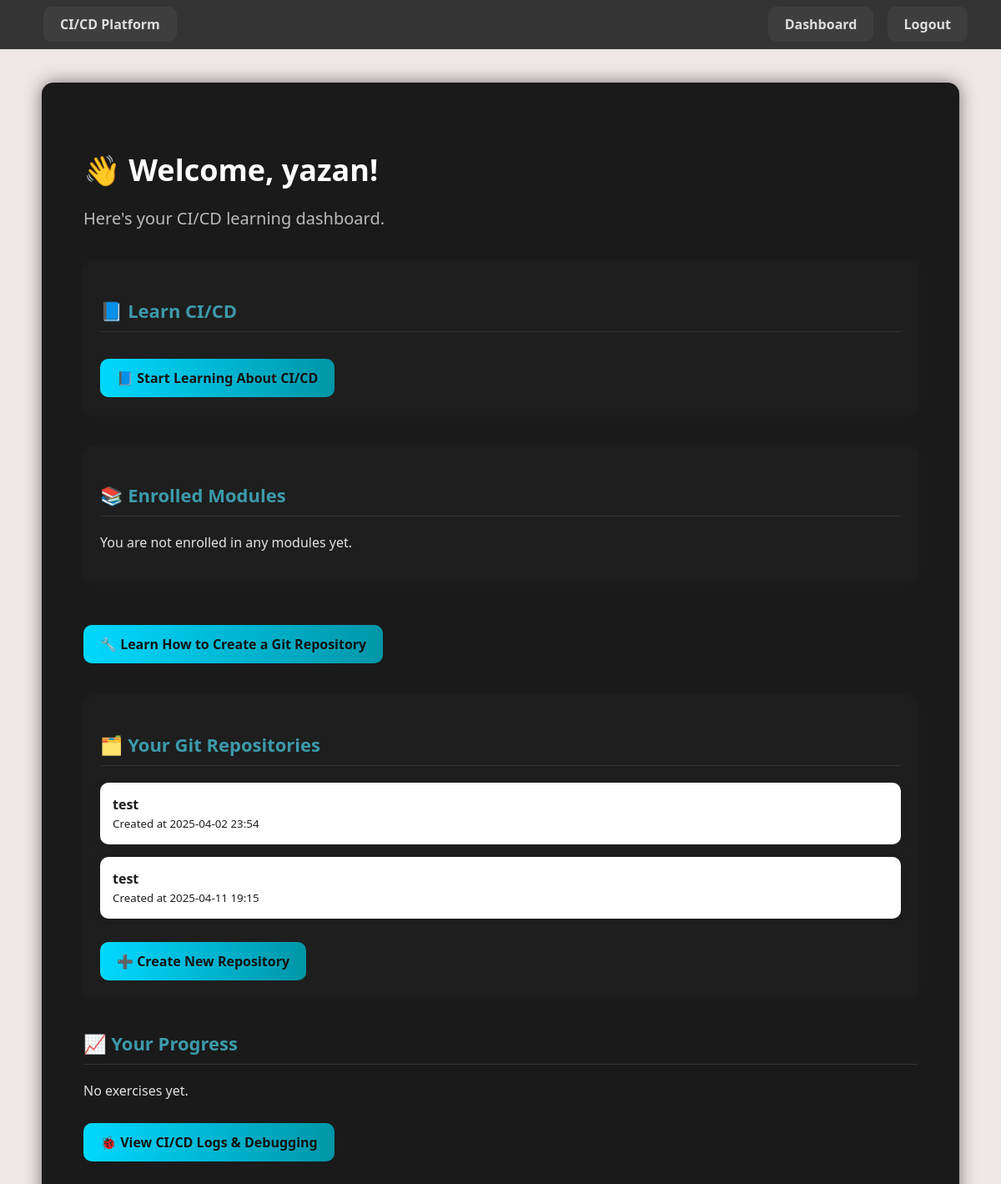
Page /dashboard/ (signed in) on the earlier database version.
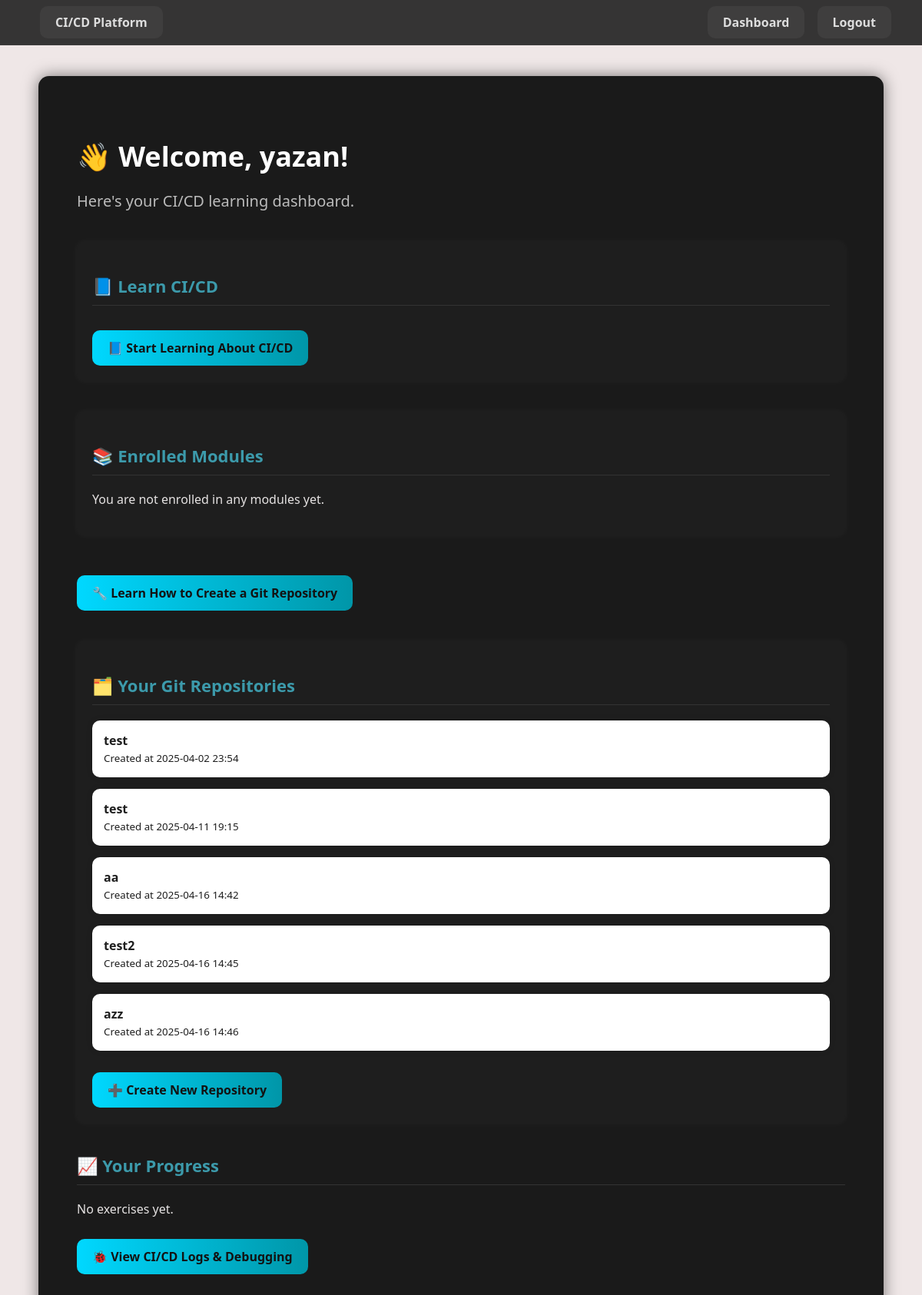
Same page on the later database version.
### ci_cd/models.py (models this page shows, shortened)
class User(AbstractUser):
    groups = models.ManyToManyField(Group, related_name="ci_cd_users")
    user_permissions = models.ManyToManyField(Permission, related_name="ci_cd_users_permissions")

class Repository(models.Model):
    user = models.ForeignKey(User, on_delete=models.CASCADE)
    name = models.CharField(max_length=255)
    url = models.URLField()
    created_at = models.DateTimeField(auto_now_add=True)

### ci_cd/views.py (the view)
# urls.py: path('dashboard/', views.dashboard_view, name='dashboard'),
@login_required
def dashboard_view(request):
    modules = Module.objects.filter(enrollment__user=request.user)
    repos = Repository.objects.filter(user=request.user)
    total_exercises = Exercise.objects.filter(module__in=modules).count()
    completed = Progress.objects.filter(user=request.user, completed=True, exercise__module__in=modules).count()
    progress_percent = int((completed / total_exercises) * 100) if total_exercises else 0
    return render(request, "ci_cd/dashboard.html", {
        "modules": modules,
        "repos": repos,
        "completed": completed,
        "total_exercises": total_exercises,
        "progress_percent": progress_percent,
    })

### ci_cd/templates/ci_cd/dashboard.html
{% extends "ci_cd/base.html" %}
{% block content %}
<div class="dashboard-container">
    <h2 class="greeting">👋 Welcome, {{ user.username }}!</h2>
    <p class="intro">Here's your CI/CD learning dashboard.</p>
    <div class="section card">
        <h3>📘 Learn CI/CD</h3>
        <a href="{% url 'ci_cd_intro' %}" class="btn-learn">
            📘 Start Learning About CI/CD
        </a>
    </div>
    <div class="section card">
        <h3>📚 Enrolled Modules</h3>
        {% if modules %}
        <ul class="styled-list">
            {% for module in modules %}
            <a href="{% url 'module_detail' module.id %}" class="module-card">
                <div class="module-info">
                    <h4>{{ module.title }}</h4>
                    <p>{{ module.description }}</p>
                </div>
            </a>
            {% endfor %}
        </ul>
        {% else %}
        <p>You are not enrolled in any modules yet.</p>
        {% endif %}
    </div>
    <div class="section learn-section">
        <a href="{% url 'git_basics' %}" class="btn-learn">
            🔧 Learn How to Create a Git Repository
        </a>
    </div>
    <div class="section card">
        <h3>🗂️ Your Git Repositories</h3>
        {% if repos %}
        <ul class="styled-list">
            {% for repo in repos %}
            <div class="repo-card">
                <div class="repo-info">
                    <strong>{{ repo.name }}</strong><br>
                    <small>Created at {{ repo.created_at|date:"Y-m-d H:i" }}</small>
                </div>
            </div>
            {% endfor %}
        </ul>
        {% else %}
        <p>You haven’t created any repositories yet.</p>
        {% endif %}
        <a href="{% url 'create_repo' %}" class="btn-create">➕ Create New Repository</a>
    </div>
    <div class="section progress-section">
        <h3>📈 Your Progress</h3>
        {% if total_exercises %}
        <div class="progress-wrapper">
            <div class="progress-bar">
                <div class="progress-fill" style="width: {{ progress_percent }}%;"></div>
            </div>
            <p>{{ completed }} of {{ total_exercises }} exercises completed ({{ progress_percent }}%)</p>
        </div>
        {% else %}
        <p>No exercises yet.</p>
        {% endif %}
    </div>
    <a href="{% url 'cicd_logs' %}" class="btn-learn">🐞 View CI/CD Logs & Debugging</a>
</div>
{% endblock %}

### ci_cd/templates/ci_cd/base.html (shortened to what this page needs)
{% load static %}
<!DOCTYPE html>
<html lang="en">
<head>
    <link rel="stylesheet" type="text/css" href="{% static 'css/styles.css' %}">
</head>
<body>
    <header>
        <nav>
            <div class="nav-left">
                <a href="{% url 'home' %}">CI/CD Platform</a>
            </div>
            <div class="nav-right">
                <a href="{% url 'dashboard' %}">Dashboard</a>
                {% if user.is_authenticated %}
                <a href="{% url 'logout' %}">Logout</a>
                {% else %}
                <a href="{% url 'login' %}">Login</a>
                <a href="{% url 'signup' %}">Sign Up</a>
                {% endif %}
            </div>
        </nav>
    </header>
    <div class="content">
        {% block content %}
        {% endblock %}
    </div>
</body>
</html>

### ci_cd/static/css/styles.css (style rules this page uses)
body { background-color: #efe7e7; font-family: 'Poppins', 'Segoe UI', Tahoma, Geneva, Verdana, sans-serif; color: #e5e2e2; margin: 0; padding: 0; }
nav { background: rgba(20, 20, 20, 0.85); backdrop-filter: blur(10px); -webkit-backdrop-filter: blur(10px); padding: 18px 40px; display: flex; justify-content: space-between; align-items: center; border-bottom: 1px solid rgba(255, 255, 255, 0.05); position: sticky; top: 0; z-index: 1000; }
nav a { color: #ddd; background: rgba(255, 255, 255, 0.05); padding: 10px 20px; border-radius: 10px; text-decoration: none; margin-left: 12px; font-weight: 600; transition: all 0.3s ease; }
.dashboard-container { max-width: 1000px; margin: 40px auto; padding: 50px; background: #1a1a1a; border-radius: 14px; box-shadow: 0 0 20px rgba(0, 0, 0, 0.5); }
.greeting { font-size: 36px; margin-bottom: 15px; color: #ffffff; }
.intro { font-size: 20px; color: #bbbbbb; margin-bottom: 30px; }
.section { margin-top: 40px; }
.section h3 { font-size: 22px; color: #3c9aab; margin-bottom: 20px; border-bottom: 1px solid #333; padding-bottom: 10px; }
.styled-list { list-style: none; padding: 0; }
.btn-learn, .btn-create { display: inline-block; background: linear-gradient(to right, #00d8ff, #0096a8); color: #121212; padding: 12px 20px; border-radius: 10px; text-decoration: none; font-weight: bold; margin-top: 12px; transition: all 0.3s ease; }
.card { background-color: #1e1e1e; border-radius: 10px; padding: 20px; margin-bottom: 20px; box-shadow: 0 0 10px rgba(255, 255, 255, 0.05); }
.repo-card { display: flex; align-items: center; background: #ffffff; color: #1e1e1e; padding: 15px; border-radius: 10px; margin-bottom: 15px; box-shadow: 0 0 8px rgba(0, 0, 0, 0.1); }
.section { animation: fadeIn 0.6s ease-in-out; }

Differences in the rows shown:
added Repository: name "aa", created_at "2025-04-16 14:42"
added Repository: name "test2", created_at "2025-04-16 14:45"
added Repository: name "azz", created_at "2025-04-16 14:46"
